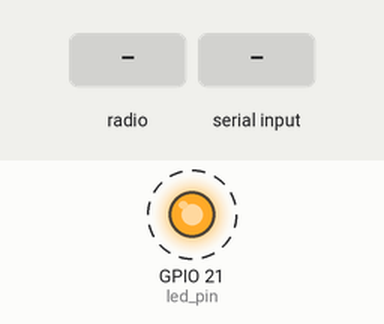
The program below on a simulated ESP32 board running MicroPython. On the bench: output pins drawn as LEDs (lit = HIGH). Dashed ring = blinking. The test bench sets the inputs (shaded band). No radio messages arrive unless stated (any console line starting 'radio sent:' is added by the test bench); library files of the repository ran but are not shown: 1 file(s); what the program prints to the serial console is not drawn.

Above: at 1.2 s.
1.3 s: radio message "1" arrives
4.3 s: "1\n" received over the second serial link
Timing chart, 0 to 13.3 s (numbered marks = the images above; inputs shaded):
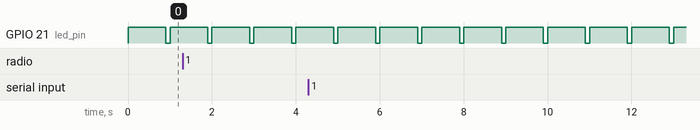

The program:

main.py
```python
from telemetry import Telemetry
from machine import UART, Pin
import machine
import time
import json


#================================================
#
#       Class HeartbeatLED
#

class HeartbeatLED:

    def __init__(self, ledPin):
        self.led = ledPin
        self.led.value(1)
        self.timer = Metro(0)
        self.set(100, 900)

    def set(self, newOnInterval, newOffInterval):
        self.onInterval = newOnInterval
        self.offInterval = newOffInterval
        self.timer.setInterval(self.offInterval)
        self.ledState = 0
        self.led.value(1)

    def update(self):
        if self.timer.check():
            if self.ledState:
                self.ledState = 0
                self.led.value(1)
                if self.onInterval != self.offInterval:
                    self.timer.setInterval(self.offInterval)
            else:
                self.ledState = 1
                self.led.value(0)
                if self.onInterval != self.offInterval:
                    self.timer.setInterval(self.onInterval)

    def shutdown(self):
        self.led.value(0)


class Metro:
  def __init__(self, interval_millis):
    self.interval = interval_millis
    self.previous = time.ticks_ms()

  def setInterval(self, interval_millis):
    self.interval = interval_millis

  def check(self):
    now = time.ticks_ms()
    if self.interval == 0:
      self.previous = now
      return True
    if (now - self.previous) >= self.interval:
      self.previous = now
      return True
    return False

  def reset(self):
    self.previous = time.ticks_ms()


class RobotComms:
    def __init__(self):
        self.comms = Telemetry()
        self.comms.register_telemetry_callback(self.command_callback)
        self.robot_port = UART(1, baudrate=1000000, tx=43, rx=44, rxbuf=1000, timeout=1000)

    def command_callback(self, packet):
        print('Got command from URC: {}'.format(packet))
        packet_bytes = json.dumps(packet)
        print('Length: {}'.format(len(packet_bytes)))
        self.robot_port.write(packet_bytes)
        self.robot_port.write('\n')

    def update(self):
        if self.robot_port.any():
            time.sleep_ms(10)
            bytes = self.robot_port.readline()
            print('Got command from robot: {}'.format(bytes))
            self.comms.send_packet(bytes)


print('URC Telemetry on Robot (ESP32)')

led_pin = Pin(21, Pin.OUT)
led = HeartbeatLED(led_pin)

rc = RobotComms()
while True:
    led.update()
    rc.update()
    time.sleep_ms(1)
```

telemetry.py
```python
import network
import espnow
import json
from binascii import hexlify


class Telemetry:
    def __init__(self):
        # A WLAN interface must be active to send()/recv()
        self.wlan = network.WLAN(network.STA_IF)
        self.wlan.active(True)

        print('MAC Address:')
        print(self.wlan.config('mac'))
        print(hexlify(self.wlan.config('mac'),':').decode())

        self.esp_now = espnow.ESPNow()
        self.esp_now.active(True)
        self.esp_now.irq(self.receive_callback)

        self.telemetry_callback = None
        self.return_mac = None

    def register_telemetry_callback(self, callback):
        self.telemetry_callback = callback

    # Packets are JSON strings
    def process_packet(self, packet_bytes):
        print('got telemetry: {}'.format(packet_bytes))
        packet = json.loads(packet_bytes)
        if self.telemetry_callback is not None:
            self.telemetry_callback(packet)

    def send_packet(self, packet_bytes):
        if self.return_mac is not None:
            print('Telemetry - sending response to {}'.format(self.return_mac))
            self.esp_now.send(self.return_mac, packet_bytes, True)
        else:
            print('Telemetry - no return mac')

    def receive_callback(self, interface):
        while True:
            mac, msg = interface.recv(0)  # 0 timeout == no waiting
            if mac is None:
                return
            if self.return_mac is None:
                self.return_mac = mac
                self.esp_now.add_peer(self.return_mac)
            self.process_packet(msg)

    def shutdown(self):
        self.esp_now.active(False)
        self.wlan.active(False)
```

Measured:
- by itself, GPIO 21 (led_pin): alternates HIGH for 0.90 s and LOW for 0.10 s
